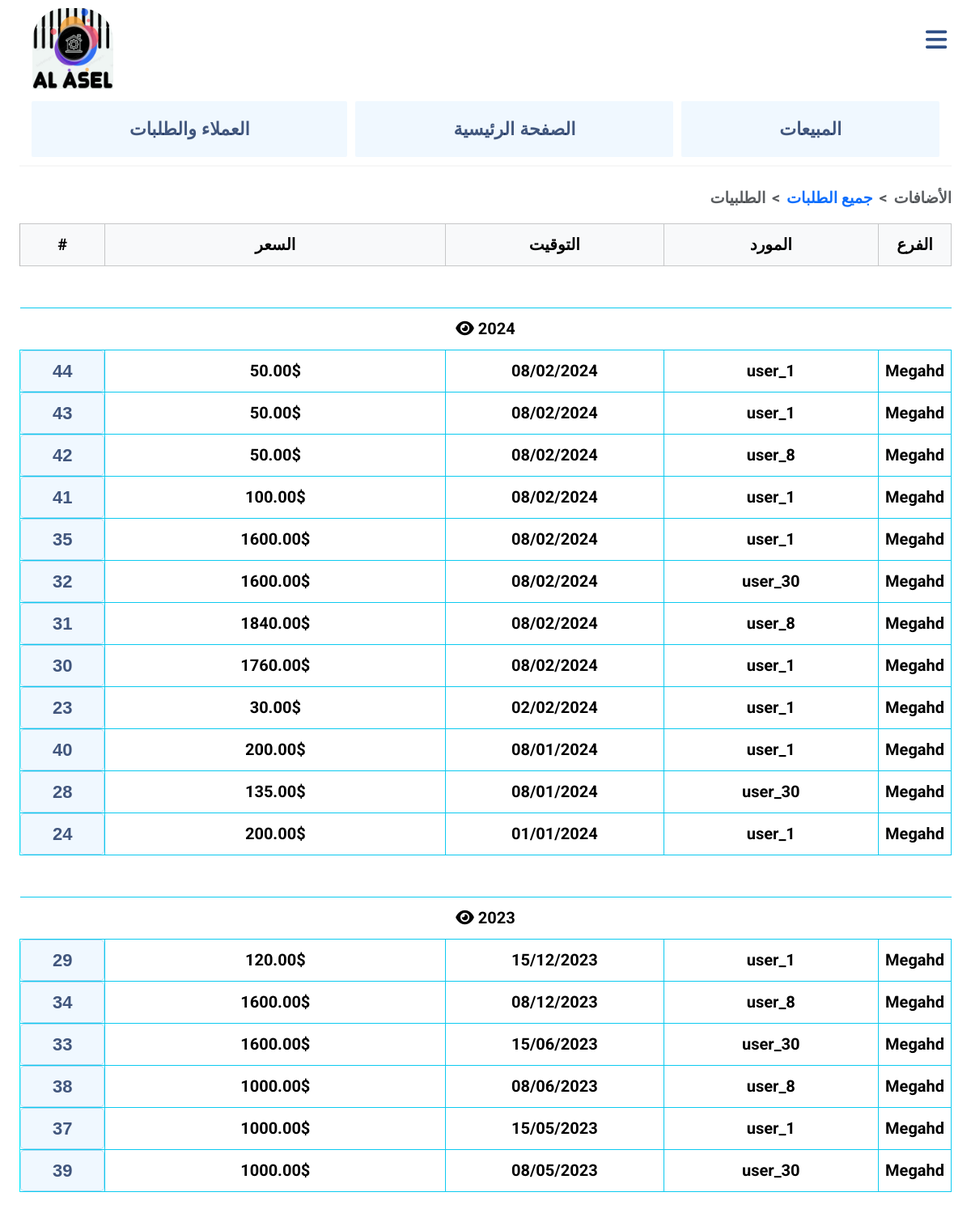
The app's page /users/all_coming_orders (signed in) with its own data.
### main/models.py (models this page shows, shortened)
class Store_Order(models.Model):
    customer = models.ForeignKey(Customer, on_delete=models.CASCADE, related_name="coming_orders", limit_choices_to={'is_shop': True})
    supplier = models.ForeignKey(Customer, on_delete=models.CASCADE, related_name="supplier_orders", limit_choices_to={'is_supplier': True} ,null=True, blank=True)
    created_at = models.DateTimeField()
    total_order_price = models.DecimalField(max_digits=10, decimal_places=2, default=0)
    is_fully_paid = models.BooleanField(default=True)
    is_done = models.BooleanField(default=False)
    rest_money = models.DecimalField(max_digits=10, decimal_places=2, default=0, null=True, blank=True)

class Customer(models.Model):
    name = models.CharField(max_length=64)
    is_shop = models.BooleanField(default=False)
    is_supplier = models.BooleanField(default=False)
    number = models.PositiveIntegerField(
        unique=True,
        validators=[
            MinValueValidator(1000000001),
            MaxValueValidator(1599999999)
        ]
    )

### main/views.py (the view)
# urls.py: path("users/all_coming_orders", views.all_coming_orders, name="all_coming_orders"),
@login_required(login_url="/login/")
def all_coming_orders(request):
    orders = Store_Order.objects.all().order_by("-created_at")
    dates = orders.values_list("created_at", flat=True); years = {}
    for date in dates:
        date = change_zone(date)
        if not date.year in years.keys():
            years[f"{date.year}"] = orders.filter(created_at__range=(datetime.date(date.year, 1, 1), datetime.date(date.year + 1, 1, 1)))
    return render(request, "main/all_coming_orders.html", {
        "years": years,
    })

### main/views.py (called while the page is built)
def change_zone(date):
    return timezone.localtime(date)

### main/templates/main/all_coming_orders.html (shortened to what this page needs)
{% extends "main/layout.html" %}
{% load static %}
{% block body %}
<nav style="--bs-breadcrumb-divider: '<';" aria-label="breadcrumb">
    <ol class="breadcrumb">
        <li class="breadcrumb-item active" aria-current="page">الطلبيات </li>
        <li class="breadcrumb-item "><a href="{% url 'main:all_orders' %}">جميع الطلبات</a></li>
        <li class="breadcrumb-item active" aria-current="page">الأضافات</li>
      </ol>
</nav>
<table class="table caption-top table-bordered border-info" id="user_orders_table">
    <thead class="table-light">
        <tr>
        <th class="table_left" scope="col" style="border-left-color: rgb(185, 185, 185);">#</th>
        <th class="table_mid_right" scope="col">السعر</th>
        <th class="table_right" scope="col">التوقيت</th>
        <th class="table_mid_left" scope="col">المورد</th>
        <th class="table_mid_left" scope="col">الفرع</th>
        </tr>
    </thead>
    {% for year, orders in years.items %}
        <tr>
            <td style="border-style: none;"colspan="5">&nbsp;</td>
        </tr>
        <tr data-code="year_{{year}}" class="year">
            <td colspan="5" style="text-align: center; font-weight: bold; border-style: none;">
                <span class="toggle-icon" data-toggle="year_{{year}}">
                    <i class="fas fa-eye"></i>
                </span>
            {{ year }}
            </td>
        </tr>
        <tbody id="year_{{year}}">
            {% for order in orders %}
                <tr>
                    <th scope="row" class="table_left container_order_id_link" style="border-left-color: rgb(0, 238, 255);">
                        <a class="submit_button order_id_link " href={% url 'main:coming_order_info' order.id %}>{{ order.id }}</a>
                    </th>
                    <td class="table_mid_left">{{ order.total_order_price }}$</td>
                    <td class="table_right">{{ order.created_at|date:"d/m/Y" }}</td>
                    <td class="table_mid_right">{{ order.supplier.name }} </td>
                    <td class="table_mid_right">{{ order.customer.name }} </td>
                </tr>
            {%endfor%}
        </tbody>
    {%endfor%}
</table>
{% endblock %}

### main/static/main/mainn.css (style rules this page uses)
.submit_button, .order_rank, .input_search { background-color: aliceblue; font-family: arial; font-weight:600; color:rgba(5, 31, 80, 0.747); font-size: 22px; padding: 7px; border-style: solid; border-radius: 5px; border-width: 1px; border-color: rgba(135, 209, 238, 0.658); }
body { padding-left: 2%; padding-right: 2%; font-family: arial; font-weight: bold; margin-top: 0; font-family: Roboto, Arial, sans-serif; }
body { transition: padding-right 0.3s ease; }
a { text-decoration: none; }
td, th { font-size: 20px; height: 40px; text-align: right; width: auto; padding-left: 10px; padding-right: 10px; text-align: center; border-bottom: 1px solid; border-top: 1px solid; }
.table_left.container_order_id_link { position: relative; width: auto; }
.order_id_link { position: absolute; left: 0; right: 0; top: 0; bottom: 0; overflow-x: auto; overflow-y: hidden; }
#user_orders_table td, #user_orders_table tr { line-height: 35px; }
.table_left { width: 10%; }
.table_mid_left { width: 40%; }
.table_mid_right { width: 25%; }
.table_right { width: 25%; }
.breadcrumb { justify-content: flex-end; font-size: larger; }

### records on screen
Store_Order: id "44", total_order_price "50.00", created_at "08/02/2024", supplier.name "user_1", customer.name "Megahd"
Store_Order: id "43", total_order_price "50.00", created_at "08/02/2024", supplier.name "user_1", customer.name "Megahd"
Store_Order: id "42", total_order_price "50.00", created_at "08/02/2024", supplier.name "user_8", customer.name "Megahd"
Store_Order: id "41", total_order_price "100.00", created_at "08/02/2024", supplier.name "user_1", customer.name "Megahd"
Store_Order: id "35", total_order_price "1600.00", created_at "08/02/2024", supplier.name "user_1", customer.name "Megahd"
Store_Order: id "32", total_order_price "1600.00", created_at "08/02/2024", supplier.name "user_30", customer.name "Megahd"
Store_Order: id "31", total_order_price "1840.00", created_at "08/02/2024", supplier.name "user_8", customer.name "Megahd"
Store_Order: id "30", total_order_price "1760.00", created_at "08/02/2024", supplier.name "user_1", customer.name "Megahd"
Store_Order: id "23", total_order_price "30.00", created_at "02/02/2024", supplier.name "user_1", customer.name "Megahd"
Store_Order: id "40", total_order_price "200.00", created_at "08/01/2024", supplier.name "user_1", customer.name "Megahd"
Store_Order: id "28", total_order_price "135.00", created_at "08/01/2024", supplier.name "user_30", customer.name "Megahd"
Store_Order: id "24", total_order_price "200.00", created_at "01/01/2024", supplier.name "user_1", customer.name "Megahd"
Store_Order: id "29", total_order_price "120.00", created_at "15/12/2023", supplier.name "user_1", customer.name "Megahd"
Store_Order: id "34", total_order_price "1600.00", created_at "08/12/2023", supplier.name "user_8", customer.name "Megahd"
Store_Order: id "33", total_order_price "1600.00", created_at "15/06/2023", supplier.name "user_30", customer.name "Megahd"
Store_Order: id "38", total_order_price "1000.00", created_at "08/06/2023", supplier.name "user_8", customer.name "Megahd"
Store_Order: id "37", total_order_price "1000.00", created_at "15/05/2023", supplier.name "user_1", customer.name "Megahd"
Store_Order: id "39", total_order_price "1000.00", created_at "08/05/2023", supplier.name "user_30", customer.name "Megahd"

### other values on screen
{{ year }} "2024" "2023"
